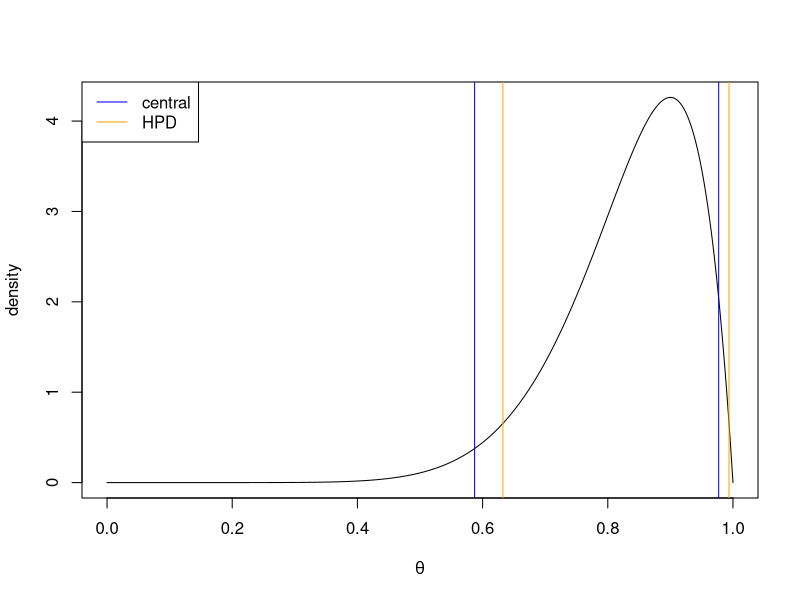

Write R code to recreate this figure.
# Summarizing posterior inference

# load and install TeachingDemos package if necessary
if (!require(TeachingDemos)) {
  install.packages("TeachingDemos",
                   repos = "https://cran.r-project.org")
  library(TeachingDemos)
}

#posterior distribution for theta is Beta(10, 2)
#set shape parameters
a = 10
b = 2

#create sequence of possible values of theta
theta = seq(0, 1, len = 1000)
#find posterior density for these values of theta
d = dbeta(theta, shape1 = a, shape2 = b)

# plot of density
plot(theta, d, type = "l",
     ylab = "density",
     xlab = expression(theta))

#find 95% central credible interval and hpd
cci = qbeta(c(.025, .975), shape1 = a, shape2 = b)
cci
hpdi = hpd(qbeta, shape1 = a, shape2 = b, conf = .95)
hpdi

#draw vertical lines on plot for cpi and hpdi.  Add legend
abline(v = cci, col = "blue")
abline(v = hpdi, col = "orange")
legend("topleft", legend = c("central", "HPD"), lty = 1,
       col = c("blue", "orange"))

# MAP estimate
optimize(f = dbeta, interval = 0:1, shape1 = 10, shape2 = 2,
         maximum = TRUE)
